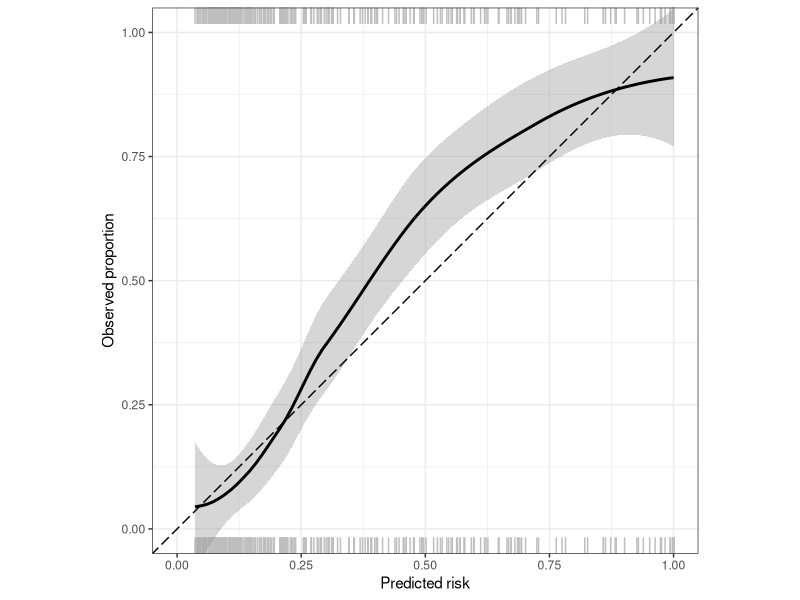
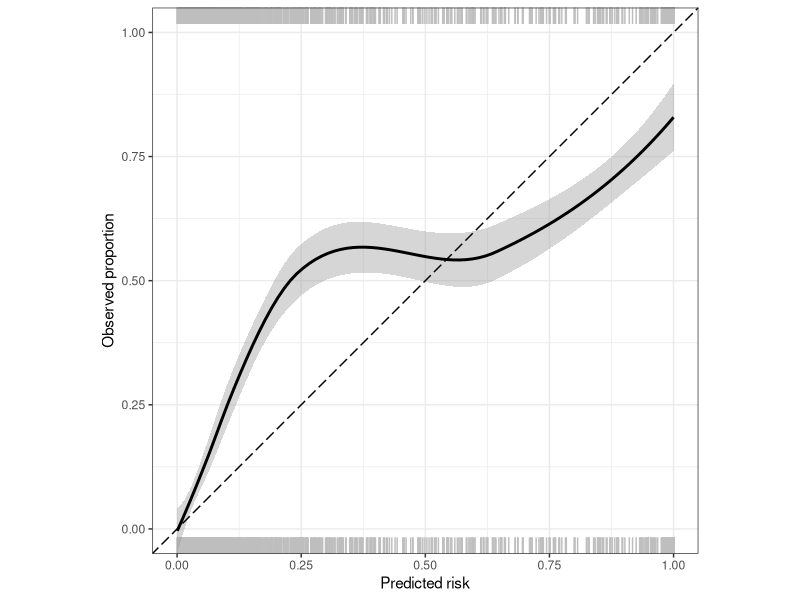

Write the R code that produced these figures, in order.
library(tidyverse)
library(survival)

# Load data
data(pbc)

# Create endpoints and follow-up times
pbc <- pbc %>%
  mutate(
    event = as.numeric(status > 0),               # 0 = censor, 1 = transplant, 2 = death
    futime = time / 365.25,                       # Follow-up time in years
    event6 = if_else(futime > 6, 0, event),       # Events for 6 years of follow-up
    futime6 = if_else(futime > 6, 6, futime),     # Follow-up time capped at 6 years
    event5 = if_else(futime > 5, 0, event),       # Events for 5 years of follow-up
    futime5 = if_else(futime > 5, 5, futime),     # Follow-up time capped at 5 years
    log.bili = log(bili),                         # Log-transformed variables
    log.albumin = log(albumin),
    log.protime = log(protime),
    build = if_else(id <= 312, "Build", "Test")   # Data partitioning
  ) %>%
  filter(!is.na(bili + albumin + protime + edema + age)) # Remove subjects with missing data

# Split data into Build and Test sets
pbc_build <- pbc %>% filter(build == "Build")
pbc_test <- pbc %>% filter(build == "Test")

# Fit Cox proportional hazards model
coxfit6 <- coxph(
  Surv(futime6, event6) ~ log.bili + log.albumin + age + log.protime + edema,
  data = pbc_build
)

# Get 5-year survival predictions for Build and Test data
pred5_build <- 1 - as.numeric(summary(survfit(coxfit6, newdata = pbc_build), times = 5)$surv)
pred5_test <- 1 - as.numeric(summary(survfit(coxfit6, newdata = pbc_test), times = 5)$surv)

# Calibration plot
tibble(
  pred = pred5_build,
  event = pbc_build$event6
) %>%
  ggplot(aes(pred, event)) +
  geom_rug(sides = "tb", color = "grey") +
  geom_smooth(method = "loess", color = "black", se = TRUE, fullrange = TRUE) +
  geom_abline(intercept = 0, slope = 1, linetype = "longdash") +
  labs(x = "Predicted risk",
       y = "Observed proportion") +
  theme_bw() +
  coord_equal(xlim = c(0,1), ylim = c(0,1)) +
  theme(
    legend.position = "bottom",
    legend.title = element_blank()
  ) 



# Additional steps: Subset and transform data for time-dependent Cox model
temp <- pbc %>%
  filter(id <= 312) %>%
  select(id:sex, stage, event = event6, futime = futime6) # Baseline data

pbcseq_transformed <- pbcseq %>%
  mutate(
    day = day / 365.25,
    log.bili = log(bili),                         # Log-transformed variables
    log.albumin = log(albumin),
    log.protime = log(protime)
  )

# Create a time-dependent dataset
pbc2 <- tmerge(
  temp, temp, id = id,
  death = event(futime, event)
) %>%
  tmerge(
    data2 = pbcseq_transformed, id = id,
    edema = tdc(day, edema),
    log.bili = tdc(day, log.bili),
    log.albumin = tdc(day, log.albumin),
    log.protime = tdc(day, log.protime),
    alk.phos = tdc(day, alk.phos)
  )

# Fit Cox models
tv_cox <- coxph(Surv(tstart, tstop, death) ~ log.bili + log.albumin + age + log.protime + edema, 
              data = pbc2)

# Summarize Cox models
summary(tv_cox)

pred5_tv <- 1 - as.numeric(summary(survfit(tv_cox, newdata = pbc2), times = 5)$surv)

tibble(
  id = pbc2$id,
  pred = pred5_tv,
  event = pbc2$event
) %>%
  ggplot(aes(pred, event)) +
  geom_rug(sides = "tb", color = "grey") +
  geom_smooth(method = "loess", color = "black", se = TRUE, fullrange = TRUE) +
  geom_abline(intercept = 0, slope = 1, linetype = "longdash") +
  labs(x = "Predicted risk",
       y = "Observed proportion") +
  theme_bw() +
  coord_equal(xlim = c(0,1), ylim = c(0,1)) +
  theme(
    legend.position = "bottom",
    legend.title = element_blank()
  ) 

